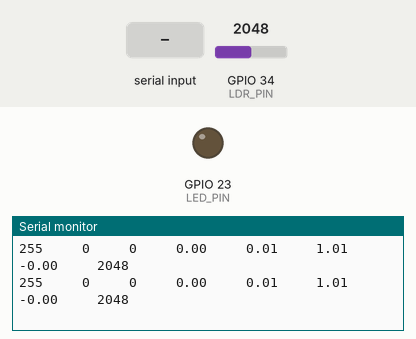
Simulated run of this sketch. Board: ESP32. Shown: output pins drawn as LEDs (lit = HIGH), the last lines printed to the serial monitor. The inputs (shaded band) are chosen by the test bench; at power-on: GPIO 34 (LDR_PIN) = 2048.

Above: at 1.2 s.
1.3 s: "90,45,200,10,150,30\n" received over Serial
At 2.2 s:
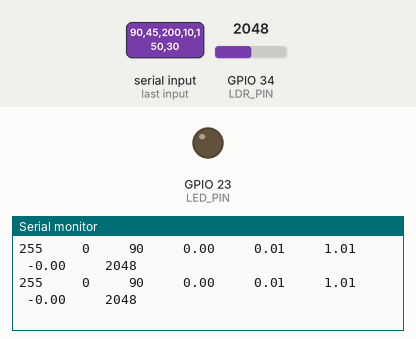
7.3 s: "30,150,10\n" received over Serial
At 8.1 s:
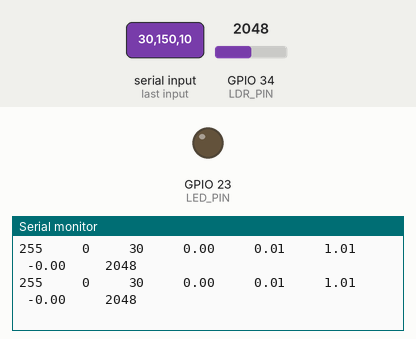
Timing chart, 0 to 10.3 s (numbered marks = the images above; inputs shaded):
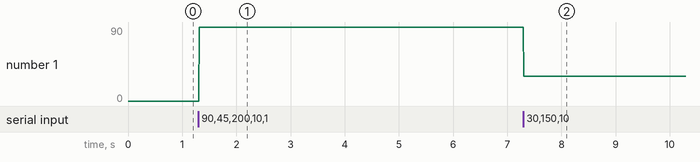

The sketch:

code.ino
```cpp
#include <WiFi.h>
#include <WebServer.h>

const char* ssid = "ESP32_SLIDER";
const char* password = "12345678";

WebServer server(80);


#define LDR_PIN 34
int command = 0;
#define LED_PIN 23
int ldrValue;
volatile float kp,ki,kd;
int a=255; // just for the serial ploter
int b=0; // just for the serial ploter
int error;
int last_error;
float led_brightness;


int auoto=0;
int autotime;
void handleRoot() {
  String page = "<!DOCTYPE html><html><head><meta name='viewport' content='width=device-width, initial-scale=1'>"
                "<style>body{font-family:Arial;text-align:center;margin-top:20px;}input{width:90%;}"
                "button{padding:10px 20px;font-size:16px;margin:10px;}</style></head><body>";

  page += "<h3>Kp</h3><input type='range' min='-5' max='5' step='0.01' value='" + String(kp) + "' oninput='send(\"kp\", this.value)'>";
  page += "<p id='kpv'>" + String(kp) + "</p>";

  page += "<h3>Ki</h3><input type='range' min='-5' max='5' step='0.01' value='" + String(ki) + "' oninput='send(\"ki\", this.value)'>";
  page += "<p id='kiv'>" + String(ki) + "</p>";

  page += "<h3>Kd</h3><input type='range' min='-5' max='5' step='0.01' value='" + String(kd) + "' oninput='send(\"kd\", this.value)'>";
  page += "<p id='kdv'>" + String(kd) + "</p>";

  page += "<hr><h3>Command</h3><input type='range' min='0' max='200' step='1' value='" + String(command) + "' oninput='send(\"command\", this.value)'>";
  page += "<p id='commandv'>" + String(command) + "</p>";

  page += "<h3>Autotime (ms)</h3><input type='range' min='0' max='5000' step='500' value='" + String(autotime) + "' oninput='send(\"autotime\", this.value)'>";
  page += "<p id='autotimev'>" + String(autotime) + "</p>";

  page += "<hr><h3>Auto Mode</h3><button onclick='toggleAuto()'>Toggle Auto</button>";
  page += "<p id='autov'>" + String(auoto) + "</p>";

  page += "<script>"
          "function send(name,val){document.getElementById(name+'v').innerHTML=val;fetch('/set?'+name+'='+val);}"
          "function toggleAuto(){let current=parseInt(document.getElementById('autov').innerHTML);"
          "let newVal=current===0?1:0;document.getElementById('autov').innerHTML=newVal;"
          "fetch('/set?auoto='+newVal);}"
          "</script></body></html>";

  server.send(200, "text/html", page);
}


void handleSet() {
  if (server.hasArg("kp")) kp = server.arg("kp").toFloat();
  if (server.hasArg("ki")) ki = server.arg("ki").toFloat();
  if (server.hasArg("kd")) kd = server.arg("kd").toFloat();

  if (server.hasArg("command")) command = server.arg("command").toInt();
  if (server.hasArg("auoto")) auoto = server.arg("auoto").toInt();
  if (server.hasArg("autotime")) autotime = server.arg("autotime").toInt();

  server.send(200, "text/plain", "OK");
}


void setup() {
  pinMode(LED_PIN, OUTPUT);

  Serial.begin(115200);

  WiFi.softAP(ssid, password);

  server.on("/", handleRoot);
  server.on("/set", handleSet);
  server.begin();


  kp=0.0066;
  ki=1.014;
  kd=-0.0000032;
}
unsigned long tim;
int vz=0;


void loop() {
  ////////////////////////////////////////// this is used for outochanging the command (set_point)///////////////////////////////////////////////////////////////
  if (auoto == 1){
  if (millis() - tim > autotime && vz==0){
  command=0;
  tim = millis();
  vz=1;
  }
  if (millis() - tim > autotime && vz==1){
  command=100;
  tim = millis();
  vz=2;
  }
  if (millis() - tim > autotime && vz==2){
  command=200;
  tim = millis();
  vz=0;
  }}


  //////////////////////////////////////////////////////  reading the commaned values from serial monitor and wifi////////////////////////////////////////////////
  readSerialCommand();
  server.handleClient();


  //////////////////////////////////////////  simple filter to make the vallues better and make the system more stable////////////////////////////////////////////////
  int ldrValue1 = analogRead(LDR_PIN);
  delay(1);
  int ldrValue2 = analogRead(LDR_PIN);
  delay(1);
  int ldrValue3 = analogRead(LDR_PIN);
  delay(1);
  int ldrValue4 = analogRead(LDR_PIN);
  delay(1);
  int ldrValue5 = analogRead(LDR_PIN);
  ldrValue = (ldrValue1 + ldrValue2 + ldrValue3 + ldrValue4 + ldrValue5)/5;


  //////////////////////////////////////////////////////  the function to do the PID calculations ////////////////////////////////////////////////
  calculate_pid();


  ////////////////////////////////////////////////////////  this is used to display the vallues  //////////////////////////////////////////////
  Serial.print(a);
  Serial.print("     ");
  Serial.print(b);
  Serial.print("     ");
  Serial.print(command);
  Serial.print("     ");
  Serial.print(led_brightness);
  Serial.print("     ");
  Serial.print(kp);
  Serial.print("     ");
  Serial.print(ki);
  Serial.print("     ");
  Serial.print(kd);
  Serial.print("     ");
  Serial.println(ldrValue);


  last_error=error;
}


int I;
void calculate_pid(){
  error = command - ldrValue;
  int P = error;
  I=I+error;
  int D = error - last_error;
  led_brightness = (float) (P*kp) + (I*ki) + (D*kd);


  // use this to limit the values
  if (led_brightness < 37) led_brightness=0;
  if (led_brightness > 255) led_brightness=255;

  analogWrite(LED_PIN, led_brightness);
}


void readSerialCommand() {
  static String buffer = "";

  while (Serial.available()) {
    char c = Serial.read();

    if (c == '\n' || c == '\r') {   // ENTER
      buffer.trim();

      if (buffer.length() > 0) {

        char type = buffer.charAt(0);

        // PID commands: p, i, d
        if (type == 'p' || type == 'i' || type == 'd') {
          float value = buffer.substring(1).toFloat();

          if (type == 'p') kp = value;
          if (type == 'i') ki = value;
          if (type == 'd') kd = value;
        }
        // Otherwise → normal command
        else {
          command = buffer.toInt();
        }
      }

      buffer = "";   // clear buffer
    }
    else {
      buffer += c;   // collect characters
    }
  }
}

/*
#include <stdio.h>

int main() {
    printf("Hello, world!\n");
    return 0;
}
    */
```

Measured:
- after the input at 1.3 s, the serial monitor: prints a new line at once (image 1)
- after the input at 7.3 s, the serial monitor: prints a new line at once (image 2)
- plotted number 1: 0 → 90 after the input at 1.3 s, 90 → 30 after the input at 7.3 s
